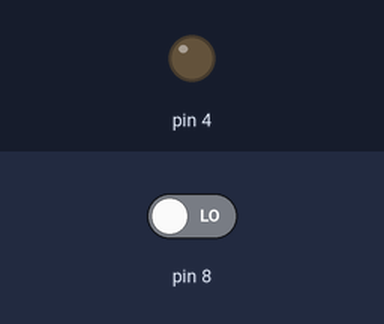
The sketch below on a simulated Arduino Uno, built with avr-gcc and run on an emulated ATmega328P. Shown: output pins drawn as LEDs (lit = HIGH). Inputs (shaded band) come from the test bench; at power-on: pin 8 LOW.

Above: at 1.2 s.
1.3 s: pin 8 driven HIGH
At 1.8 s:
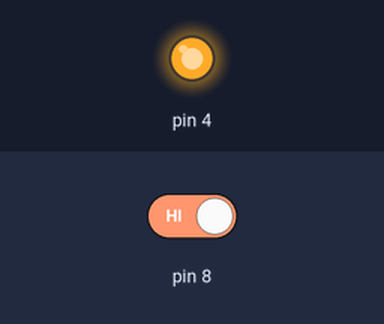
Timing chart, 0 to 4.3 s (numbered marks = the images above; inputs shaded):
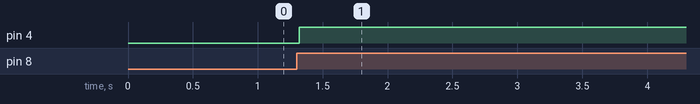

Measured:
- after the input at 1.3 s, pin 4: LOW → HIGH at once

The sketch:

Led_con_boton.ino
```cpp
int estado=0;
int estadoAnterior=0;
int salida=0;
void setup() {
  pinMode(8, INPUT);
  pinMode(4, OUTPUT);

}

void loop() {
  estado = digitalRead(8);
  if(estado==HIGH&&estadoAnterior==LOW){
    salida=1-salida;
    delay(20);
  }
  estadoAnterior=estado;
  if(salida == 1){
    digitalWrite(4, HIGH);
  }
  else{
    digitalWrite(4, LOW);
  }
}
```
